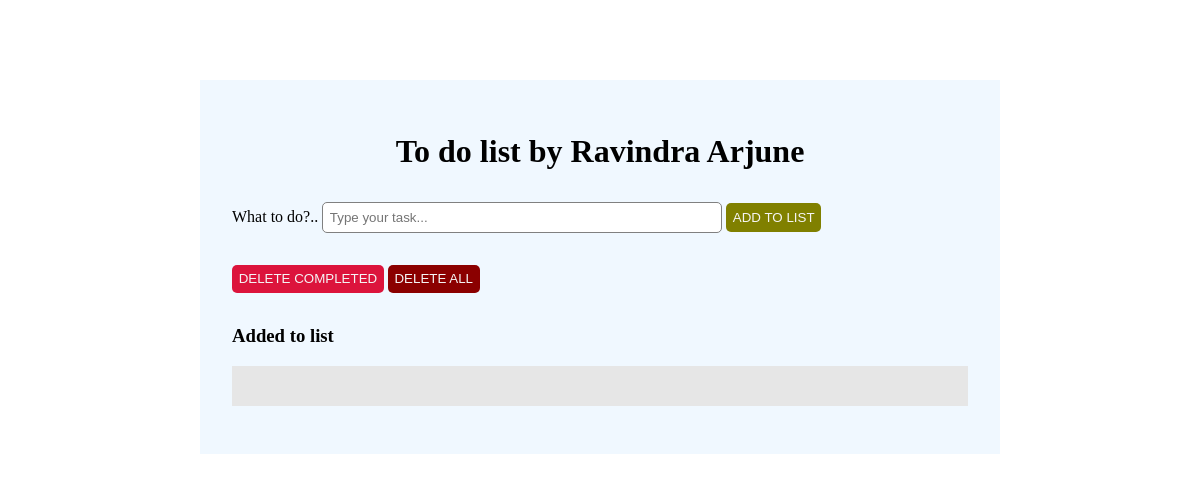
Before: / with the older database file.
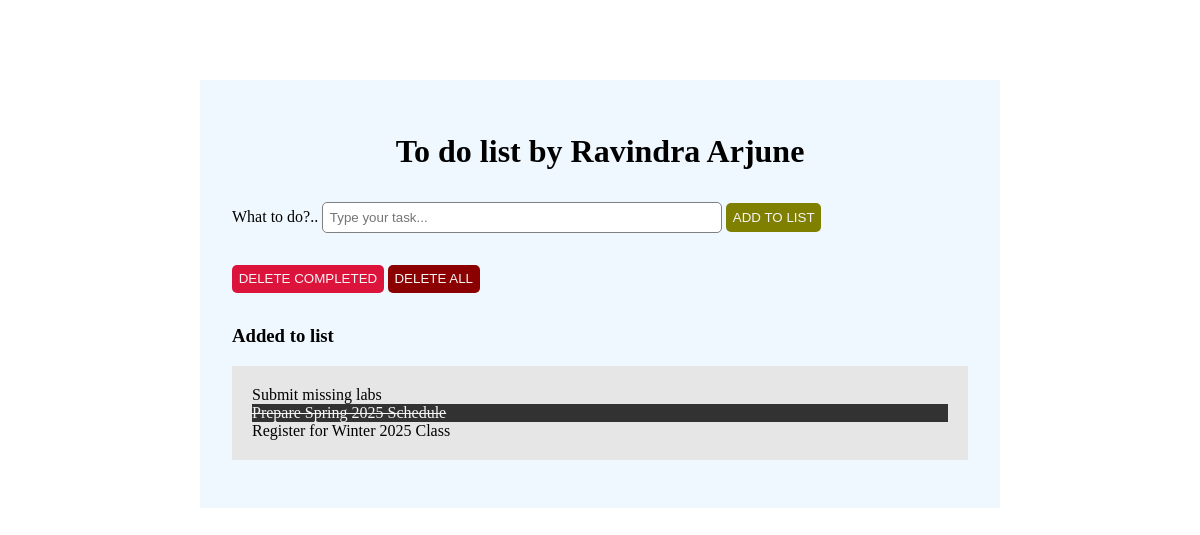
After: the same page with the newer database file.
### dolist/models.py (models this page shows)
class Todolist(models.Model):
    text = models.CharField(max_length=45)
    completed = models.BooleanField(default = False)

### dolist/views.py (the view)
# urls.py: path("", views.index, name = 'index')
def index(request):
    todo_tasks = Todolist.objects.order_by('id')
    context = {'todo_tasks' : todo_tasks}
    return render(request, 'index.html', context)

### dolist/templates/index.html (shortened to what this page needs)
{% load static %}
<!DOCTYPE html>
<html lang="en">
<head>
    <link rel="stylesheet" href="{% static 'doliststyle.css' %}">
</head>
<body>
    <main class="maincontainer">
        <h1 class="apptitle">To do list by Ravindra Arjune</h1>
        <form class="todolistform" id="todoForm">
            <section class="formgroup">
                <label for="task">What to do?..</label>
                <input type="text" id="task" class="todo_text" placeholder="Type your task...">
                <button type="button" class="btnadd">ADD TO LIST</button>
            </section>
            <section class="formgroup">
                <button type="button" class="btn_deleteeach">DELETE COMPLETED</button>
                <button type="button" class="btn_deleteall">DELETE ALL</button>
            </section>
            <section class="formgroup">
                <h3>Added to list</h3>
                <ul class="listdo" id="taskList">
                    {% for task in todo_tasks %}
                        {% if task.completed %}
                            <li class="listitem completed">{{ task.text }}</li>
                        {% else %}
                            <li class="listitem">{{ task.text }}</li>
                        {% endif %}
                    {% endfor %}
                </ul>
            </section>
        </form>
    </main>
</body>
</html>

### dolist/static/doliststyle.css (style rules this page uses)
* { box-sizing: border-box; }
.maincontainer { width: 800px; background-color: aliceblue; margin: 5em auto; padding: 2em; }
.apptitle { text-align: center; }
.formgroup { margin-top: 2em; }
.todo_text { padding: 0.5em; border-radius: 5px; border: solid gray 1px; width: 400px; }
.btnadd, .btn_deleteeach, .btn_deleteall { background-color: crimson; border: none; padding: 0.5em; border-radius: 5px; color: whitesmoke; cursor: pointer; }
.btnadd { background-color: olive; }
.btn_deleteall, .btn_deleteeach:hover { background-color: darkred; }
.listdo { padding: 20px; background-color: rgb(230, 230, 230); list-style: none; }
.completed { color: whitesmoke; text-decoration: line-through; background-color: rgb(50, 50, 50); }

Changed rows visible on the page:
added Todolist: text "Submit missing labs"
added Todolist: text "Prepare Spring 2025 Schedule"
added Todolist: text "Register for Winter 2025 Class"
